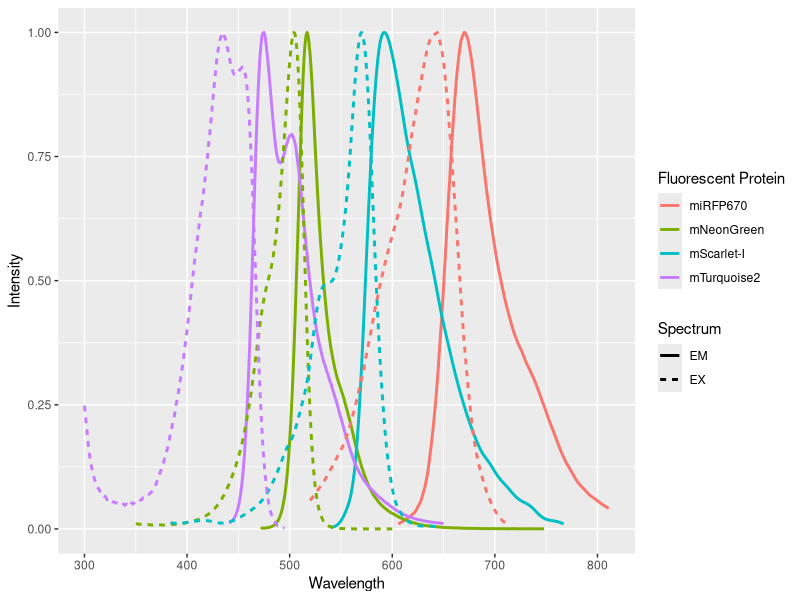
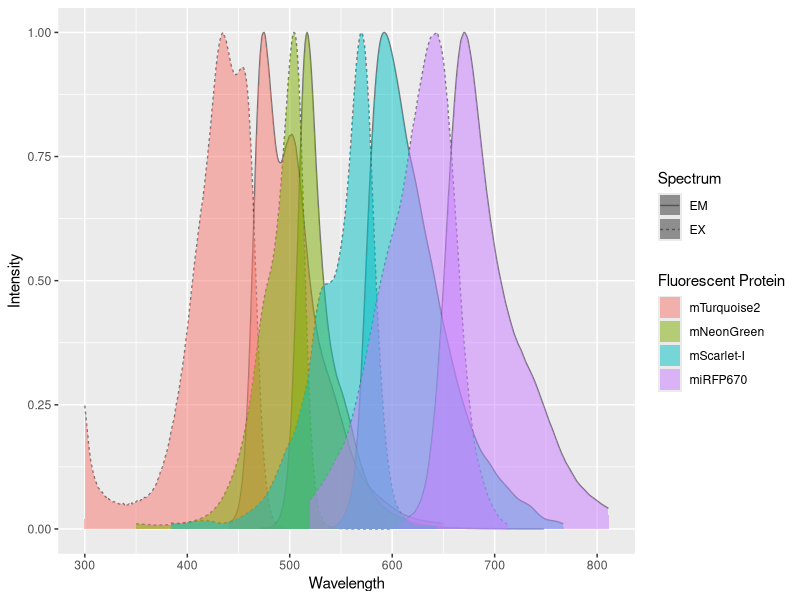
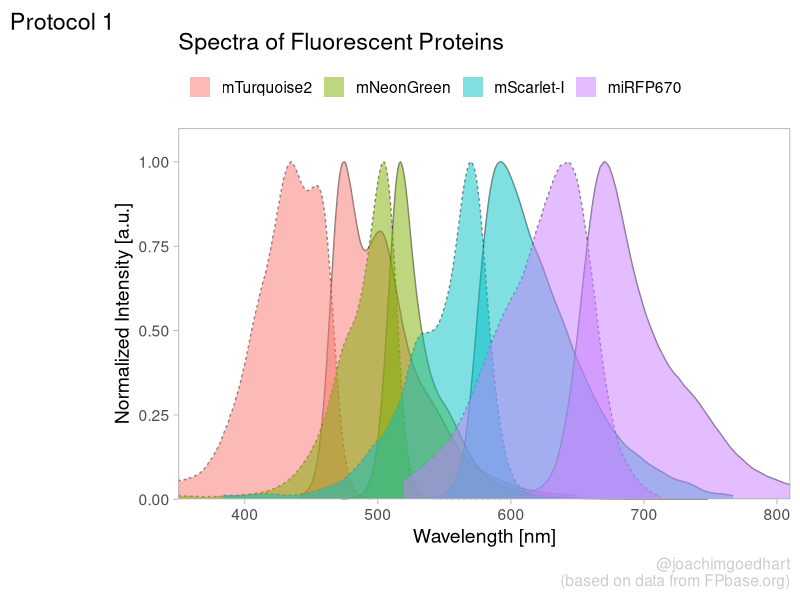
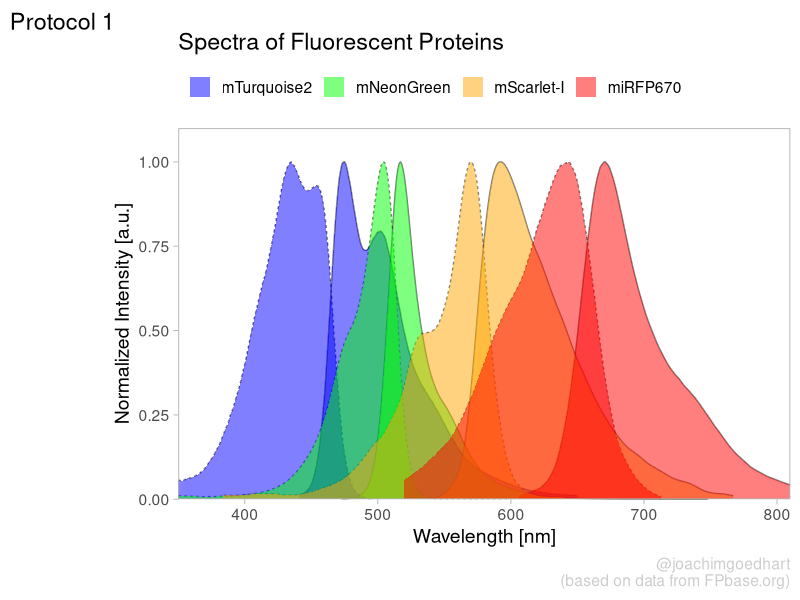
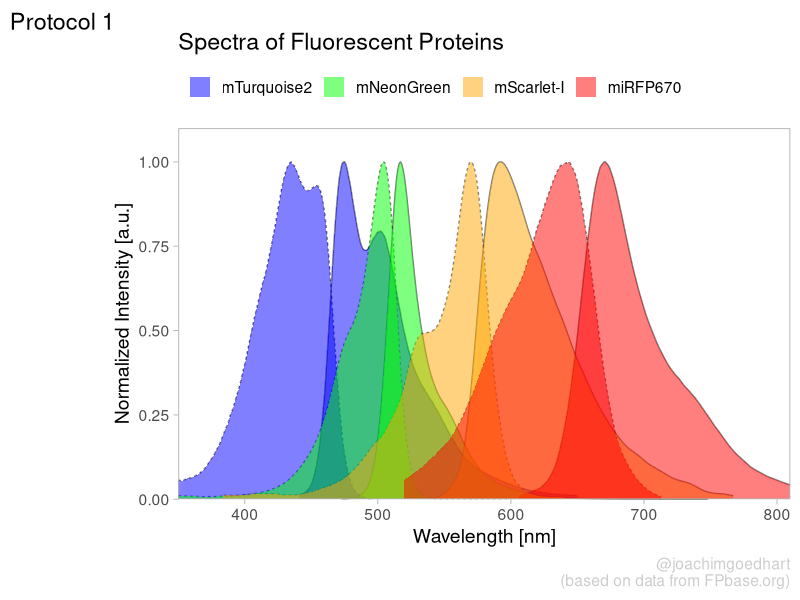

Reproduce these figures in R, in order.
## ---- chunk 1
library(tidyverse)
## ---- chunk 2
df_raw <- read_csv("FPbase_Spectra_4FPs.csv", show_col_types = FALSE)
## ---- chunk 3
glimpse(df_raw)
## ---- chunk 4
df_1 <-
  pivot_longer(
    df_raw,
    cols = -Wavelength,
    names_to = "Sample",
    values_to = "Intensity"
  )
## ---- chunk 5
df_1 <- df_1 %>% drop_na(Intensity)
## ---- chunk 6
df_1 <- df_1 %>%
  separate(Sample, c("Fluorescent Protein", "Spectrum"), sep = " ")
## ---- chunk 7
ggplot(
  data = df_1,
  aes(x = Wavelength, y = Intensity, color = `Fluorescent Protein`)
) +
  geom_line(aes(linetype = Spectrum), size = 1)
## ---- chunk 8
df_1 <- df_1 %>%
  mutate(`Fluorescent Protein` = forcats::fct_relevel(
    `Fluorescent Protein`,
    c("mTurquoise2", "mNeonGreen", "mScarlet-I", "miRFP670")
  ))
## ---- chunk 9
df_1 %>% write.csv("protocol_1.csv", row.names=FALSE)
## ---- chunk 10
p <-
  ggplot(
    data = df_1,
    aes(
      x = Wavelength, y = Intensity,
      fill = `Fluorescent Protein`
    )
  ) +
  geom_line(aes(linetype = Spectrum),
    size = 0.5, alpha = 0.5
  ) +
  geom_area(
    aes(linetype = Spectrum),
    color = NA,
    position = "identity",
    size = 1,
    alpha = 0.5
  )
## ---- chunk 11
p
## ---- chunk 12
p <-
  p + scale_y_continuous(expand = c(0, 0), limits = c(0, 1.1)) + 
  scale_x_continuous(expand = c(0,0), limits = c(350, 810))
## ---- chunk 13
p <-
  p + labs(
    title = "Spectra of Fluorescent Proteins",
    x = "Wavelength [nm]",
    y = "Normalized Intensity [a.u.]",
    caption = "@joachimgoedhart\n(based on data from FPbase.org)",
    tag = "Protocol 1"
  )
## ---- chunk 14
p <-
  #Set text size
  p + theme_light(base_size = 14) + theme(
    plot.caption = element_text(
      color = "grey80",
      hjust = 1
    ),
    #Remove grid
    panel.grid.major = element_blank(),
    panel.grid.minor = element_blank(),
    #Set position of legend
    legend.position = "top",
    legend.justification = "left"
    #Define the legend layout
  ) + guides(
    linetype = "none",
    fill = guide_legend(title = NULL, label.position = "right")
  )
## ---- chunk 15
p
## ---- chunk 16
custom_colors <- c("blue", "green", "orange", "red")
## ---- chunk 17
p <- p + scale_fill_manual(values = custom_colors)
## ---- chunk 18
p
## ---- chunk 19
png(file=paste0("Protocol_01.png"), width = 4000, height = 3000, units = "px", res = 400)
  p
dev.off()
